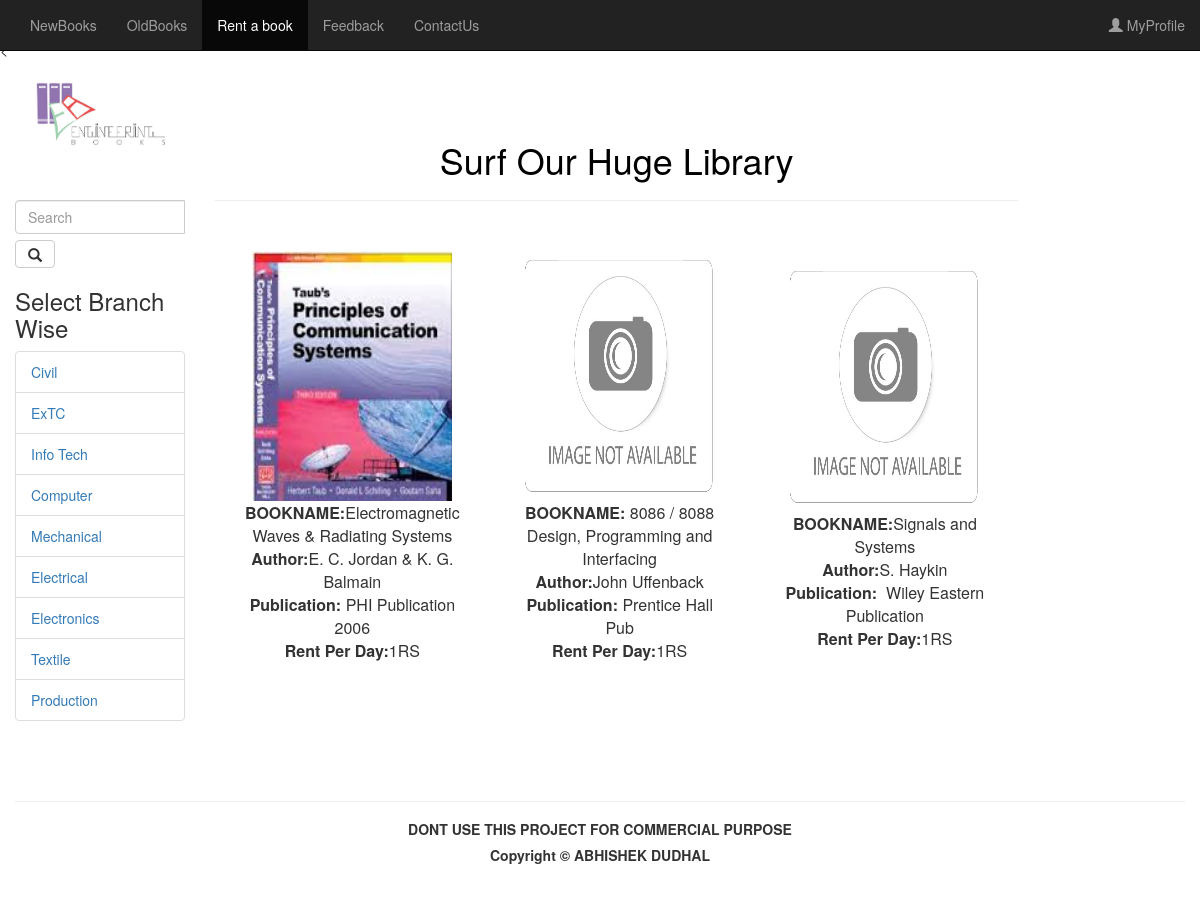
Page /relex.php on the committed database.
### tables this page shows
CREATE TABLE IF NOT EXISTS `rbook` (
`ID` int(10) NOT NULL,
  `BOOKNAME` varchar(66) DEFAULT NULL,
  `Year` varchar(5) DEFAULT NULL,
  `Branch` varchar(20) DEFAULT NULL,
  `Sem` varchar(1) NOT NULL,
  `Author` varchar(44) DEFAULT NULL,
  `PublicatonHouse` varchar(40) DEFAULT NULL,
  `Rent` int(2) NOT NULL DEFAULT '1',
  `stock` int(3) NOT NULL DEFAULT '2',
  `BookImage` varchar(1000) NOT NULL DEFAULT 'rbook/na.jpg'
);

### relex.php (the view, shortened to what this page needs)
<html xmlns="http://www.w3.org/1999/xhtml" xml:lang="cz">
     <head>
	 <link rel="stylesheet" href="http://maxcdn.bootstrapcdn.com/bootstrap/3.3.6/css/bootstrap.min.css">
    </head>
    <body>
 <nav class="navbar navbar-inverse navbar-fixed-top">
	<div class="container-fluid">
	   <div class="collapse navbar-collapse" id="myNavbar">
	 <ul class="nav navbar-nav">
 <li><a  href="index.php">NewBooks</a></li>
  <li><a  href="oldbook.php">OldBooks</a></li>
  <li class="active"><a href="rentbook.php">Rent a book</a></li>
  <li><a href="feedback.php">Feedback</a></li>
  <li><a href="contact.php">ContactUs</a></li>
  </ul>
   <ul class="nav navbar-nav navbar-right">
  <li><a href="login.php"><span class="glyphicon glyphicon-user"></span> MyProfile</a></li>
</ul>
</div>
</div>
</nav>
<br/>
<br/>
<
<div class="container-fluid">
<div class="row">
 <div class="col-sm-2">
 <div >
<img class ="a"src="logo.jpg" width="100%" >
</div>
<br/>
<div class="bscroll">
<div >
            <form class="form" action='rsearch.php' role="search">
                <div class="input-group">
                    <input type="text" class="form-control" placeholder="Search" name="q">
					<br/>
					<br/>
              <button class="btn btn-default" type="submit"><i class="glyphicon glyphicon-search"></i></button>
              </div>
       </form>
 </div>
<h3>Select Branch Wise</h3>
<ul class="list-group">
<li class="list-group-item"><a  href="rcivil.php">Civil</a></li>
<li class="list-group-item"><a  href="rextc.php">ExTC</a></li>
<li class="list-group-item"><a href="rit.php">Info Tech</a></li>
<li class="list-group-item"><a  href="rcs.php">Computer</a></li>
<li class="list-group-item"><a  href="rmech.php">Mechanical</a></li>
<li class="list-group-item"><a  href="relec.php">Electrical</a></li>
<li class="list-group-item"><a  href="relex.php">Electronics</a></li>
<li class="list-group-item"><a  href="rtext.php">Textile</a></li>
<li class="list-group-item"><a href="rprod.php">Production</a></li>
</ul>
  </div>
</div>
<div class="ascroll"  >
  <div class="col-sm-10">
  <br/>
<br/><br/>
<h1 align='center'><font color="black">Surf Our Huge Library</font></h1><hr>
    <?php
 require "connect.php";
	$sql="select * from rbook where Branch='Electronix'";
    $row = $conn->query($sql);
    $n=0;
    echo"<form method='post'><table border='0' align='center'><tr>";
        while($arr = $row->fetch_assoc())
        {
               $i=$arr['ID'];
        if($n%3==0)
        {
        echo "<tr>";
        }
       echo "
        <td height='280' width='240' align='center'><img src=".$arr['BookImage']." width='200' height='250'/><br/>
        <b>BOOKNAME:</b>".$arr['BOOKNAME']."
       <br><b>Author:</b>".$arr['Author']."
       <br><b>Publication:</b>&nbsp;".$arr['PublicatonHouse']."
       <br><b>Rent Per Day:</b>".$arr['Rent']."RS
       <br><br><a href='loginrent.php?itemno=$i'><img src='images/rent.gif' width='70' height='20'/></a>
       </td>";
      $n++;
        }
          echo "</tr></table>
           </form>";
   ?>
</div>
</div>
</div>
<div/>
<br/>
<br/>
<hr>
<div id="Bottom" align='center'>
<h5 class="down" align='center'><b>DONT USE THIS PROJECT FOR COMMERCIAL PURPOSE</b></h5>
<h5 class="down" align='center'><b>Copyright &copy; ABHISHEK DUDHAL</b></h5>
</div>
    </body>
    </html>

### relex.php (style rules this page uses)
table { border-spacing:15px; }
td { padding:30px; }
body { background-image: url(back.jpg); background-position:0px 0px; background-attachment:fixed; background-size: cover; background-repeat: repeat; }
body { background-image: url("back.jpg"); background-position:0px 0px; background-size: cover; background-repeat: repeat; }
.a { opacity: 0.7; filter: alpha(opacity=50); }
.ascroll { max-height:605px; overflow-y:scroll; }
.bscroll { max-height:600px; overflow-y:scroll; }

### rows in the picture
rbook: BookImage (picture), BOOKNAME "Electromagnetic Waves & Radiating Systems", Author "E. C. Jordan & K. G. Balmain", PublicatonHouse "PHI Publication 2006", Rent "1"
rbook: BookImage (picture), BOOKNAME "8086 / 8088 Design, Programming and Interfacing", Author "John Uffenback", PublicatonHouse "Prentice Hall Pub", Rent "1"
rbook: BookImage (picture), BOOKNAME "Signals and Systems", Author "S. Haykin", PublicatonHouse "Wiley Eastern Publication", Rent "1"
